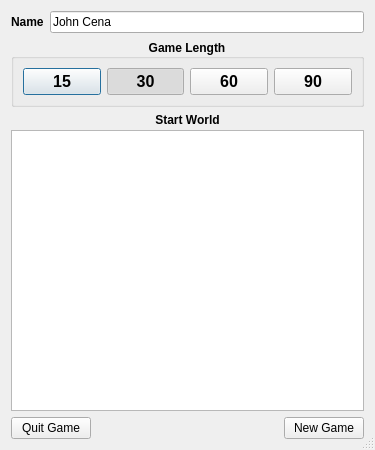
<?xml version="1.0" encoding="UTF-8"?>
<ui version="4.0">
 <class>Dialog</class>
 <widget class="QDialog" name="Dialog">
  <property name="windowModality">
   <enum>Qt::ApplicationModal</enum>
  </property>
  <property name="geometry">
   <rect>
    <x>0</x>
    <y>0</y>
    <width>375</width>
    <height>450</height>
   </rect>
  </property>
  <property name="windowTitle">
   <string>New Game</string>
  </property>
  <property name="sizeGripEnabled">
   <bool>true</bool>
  </property>
  <property name="modal">
   <bool>true</bool>
  </property>
  <layout class="QVBoxLayout" name="verticalLayout_2">
   <item>
    <layout class="QHBoxLayout" name="horizontalLayout">
     <item>
      <widget class="QLabel" name="name_label">
       <property name="font">
        <font>
         <weight>75</weight>
         <bold>true</bold>
        </font>
       </property>
       <property name="text">
        <string>Name</string>
       </property>
      </widget>
     </item>
     <item>
      <widget class="QLineEdit" name="name">
       <property name="text">
        <string>John Cena</string>
       </property>
      </widget>
     </item>
    </layout>
   </item>
   <item>
    <widget class="QGroupBox" name="groupBox">
     <property name="font">
      <font>
       <weight>75</weight>
       <bold>true</bold>
      </font>
     </property>
     <property name="title">
      <string>Game Length</string>
     </property>
     <property name="alignment">
      <set>Qt::AlignCenter</set>
     </property>
     <layout class="QHBoxLayout" name="horizontalLayout_3">
      <item>
       <widget class="QPushButton" name="day_15_button">
        <property name="sizePolicy">
         <sizepolicy hsizetype="Preferred" vsizetype="Preferred">
          <horstretch>0</horstretch>
          <verstretch>0</verstretch>
         </sizepolicy>
        </property>
        <property name="minimumSize">
         <size>
          <width>30</width>
          <height>0</height>
         </size>
        </property>
        <property name="font">
         <font>
          <pointsize>12</pointsize>
         </font>
        </property>
        <property name="text">
         <string>15</string>
        </property>
        <property name="checkable">
         <bool>true</bool>
        </property>
       </widget>
      </item>
      <item>
       <widget class="QPushButton" name="day_30_button">
        <property name="sizePolicy">
         <sizepolicy hsizetype="Preferred" vsizetype="Preferred">
          <horstretch>0</horstretch>
          <verstretch>0</verstretch>
         </sizepolicy>
        </property>
        <property name="minimumSize">
         <size>
          <width>30</width>
          <height>0</height>
         </size>
        </property>
        <property name="font">
         <font>
          <pointsize>12</pointsize>
         </font>
        </property>
        <property name="text">
         <string>30</string>
        </property>
        <property name="checkable">
         <bool>true</bool>
        </property>
        <property name="checked">
         <bool>true</bool>
        </property>
       </widget>
      </item>
      <item>
       <widget class="QPushButton" name="day_60_button">
        <property name="sizePolicy">
         <sizepolicy hsizetype="Preferred" vsizetype="Preferred">
          <horstretch>0</horstretch>
          <verstretch>0</verstretch>
         </sizepolicy>
        </property>
        <property name="minimumSize">
         <size>
          <width>30</width>
          <height>0</height>
         </size>
        </property>
        <property name="font">
         <font>
          <pointsize>12</pointsize>
         </font>
        </property>
        <property name="text">
         <string>60</string>
        </property>
        <property name="checkable">
         <bool>true</bool>
        </property>
       </widget>
      </item>
      <item>
       <widget class="QPushButton" name="day_90_button">
        <property name="sizePolicy">
         <sizepolicy hsizetype="Preferred" vsizetype="Preferred">
          <horstretch>0</horstretch>
          <verstretch>0</verstretch>
         </sizepolicy>
        </property>
        <property name="minimumSize">
         <size>
          <width>30</width>
          <height>0</height>
         </size>
        </property>
        <property name="font">
         <font>
          <pointsize>12</pointsize>
         </font>
        </property>
        <property name="text">
         <string>90</string>
        </property>
        <property name="checkable">
         <bool>true</bool>
        </property>
       </widget>
      </item>
     </layout>
    </widget>
   </item>
   <item>
    <layout class="QVBoxLayout" name="verticalLayout">
     <property name="spacing">
      <number>3</number>
     </property>
     <item>
      <widget class="QLabel" name="world_label">
       <property name="font">
        <font>
         <weight>75</weight>
         <bold>true</bold>
        </font>
       </property>
       <property name="text">
        <string>Start World</string>
       </property>
       <property name="alignment">
        <set>Qt::AlignCenter</set>
       </property>
      </widget>
     </item>
     <item>
      <widget class="QListWidget" name="world_list"/>
     </item>
    </layout>
   </item>
   <item>
    <layout class="QHBoxLayout" name="horizontalLayout_2">
     <item>
      <widget class="QPushButton" name="quit_button">
       <property name="text">
        <string>Quit Game</string>
       </property>
      </widget>
     </item>
     <item>
      <spacer name="horizontalSpacer">
       <property name="orientation">
        <enum>Qt::Horizontal</enum>
       </property>
       <property name="sizeHint" stdset="0">
        <size>
         <width>40</width>
         <height>20</height>
        </size>
       </property>
      </spacer>
     </item>
     <item>
      <widget class="QPushButton" name="new_button">
       <property name="text">
        <string>New Game</string>
       </property>
      </widget>
     </item>
    </layout>
   </item>
  </layout>
 </widget>
 <resources/>
 <connections/>
</ui>
